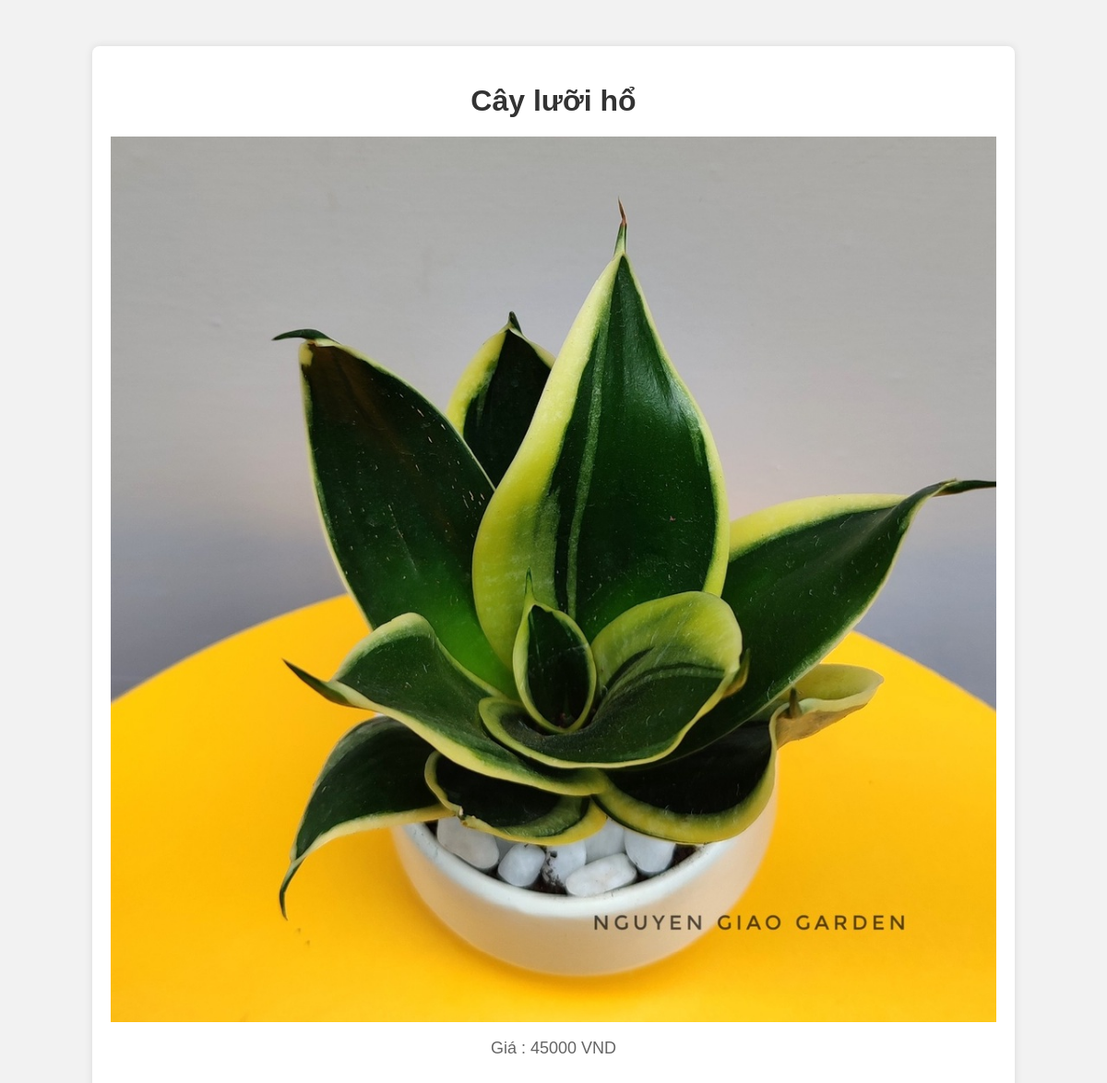
Page /detail_product.php?id=2 on the committed database.
### tables this page shows
CREATE TABLE `products` (
  `id` int NOT NULL,
  `name` varchar(50) NOT NULL,
  `price` float NOT NULL,
  `image` varchar(500) NOT NULL,
  `id_classify` int NOT NULL
);

### detail_product.php (the view, shortened to what this page needs)
<!DOCTYPE html>
<html lang="en">
<head>
</head>
<body>
    <?php
    require_once 'admin/connect.php';
    $id = $_GET['id'];
    $sql = "select * from products where id ='$id'";
    $result = mysqli_query($connect,$sql);
    $each = mysqli_fetch_array($result);
    ?>
    <div id="middle">
        <h1>
            <?php  echo $each['name']?>
        </h1>
        <img src="admin/images/<?php echo $each['image'] ?>" alt="">
        <p> Giá : <?php echo $each['price'] ?> VND</p>
    </div>
</body>
</html>

### detail_product.php (style rules this page uses)
body { font-family: Arial, sans-serif; margin: 0; padding: 0; background-color: #f2f2f2; }
#middle { width: 80%; margin: 50px auto; background-color: #fff; padding: 20px; border-radius: 8px; box-shadow: 0 0 10px rgba(0, 0, 0, 0.1); }
h1 { color: #333; text-align: center; margin-bottom: 20px; }
img { display: block; margin: 0 auto; max-width: 100%; height: auto; }
p { color: #666; text-align: center; font-size: 18px; }

### rows in the picture
products: name "Cây lưỡi hổ", image (picture), price "45000"
